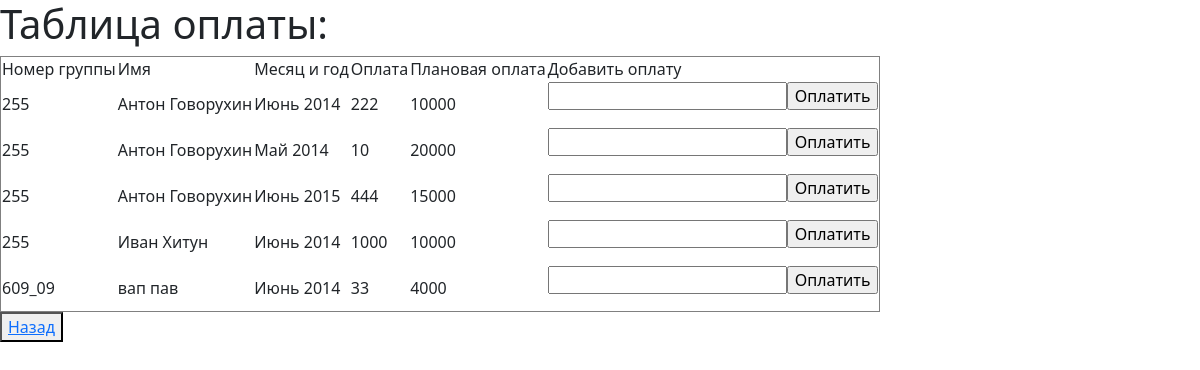
The app's page /payment_show.php (signed in) with its own data.
### tables this page shows
CREATE TABLE `plan` (
  `id` int(10) NOT NULL COMMENT 'ID',
  `month` varchar(255) NOT NULL COMMENT 'Месяц',
  `year` int(10) NOT NULL COMMENT 'Год',
  `plan` int(10) NOT NULL COMMENT 'Плановая оплата',
  `id_class` int(10) UNSIGNED NOT NULL COMMENT 'ID группы'
);

CREATE TABLE `class` (
  `id` int(10) UNSIGNED NOT NULL COMMENT 'ID',
  `class` varchar(255) NOT NULL COMMENT 'Группа',
  `id_user` int(10) UNSIGNED NOT NULL COMMENT 'ID пользователя'
);

CREATE TABLE `children` (
  `id` int(10) UNSIGNED NOT NULL COMMENT 'ID',
  `first_name_child` varchar(255) NOT NULL COMMENT 'Имя',
  `last_name_child` varchar(255) NOT NULL COMMENT 'Фамилия',
  `birthday` date NOT NULL COMMENT 'Дата рождения',
  `picture_url` text NOT NULL COMMENT 'Ссылка на изображение',
  `id_class` int(10) UNSIGNED NOT NULL COMMENT 'ID группы'
);

CREATE TABLE `payment` (
  `id` int(10) UNSIGNED NOT NULL COMMENT 'ID',
  `month` varchar(20) NOT NULL COMMENT 'Месяц',
  `year` year(4) NOT NULL COMMENT 'Год',
  `payment` int(10) DEFAULT NULL COMMENT 'Оплата',
  `id_children` int(10) UNSIGNED NOT NULL COMMENT 'ID ребёнка'
);

### payment_show.php (the view, shortened to what this page needs)
<?php
    require "dbconnect.php";
?>
<link href="https://cdn.jsdelivr.net/npm/bootstrap@5.1.3/dist/css/bootstrap.min.css" rel="stylesheet">
<h1>Таблица оплаты:</h1>
<table border='1'>
    <?php
    if ($_GET['class_show'] == NULL and $_GET['child_show'] == NULL and $_GET['month_show'] == NULL
        and $_GET['year_show'] == NULL)
    {
        $result_visit = $conn->query("SELECT *, payment.id AS id_payment FROM plan, class, children, payment WHERE class.id_user=".
        $_SESSION['id']." AND children.id_class = class.id AND payment.id_children = children.id AND
        plan.month = payment.month AND plan.year = payment.year AND plan.id_class = class.id");
    }
    echo '<tr><td>Номер группы</td><td>Имя</td><td>Месяц и год</td><td>Оплата</td><td>Плановая оплата</td><td>Добавить оплату</td></tr>';
    while ($row = $result_visit->fetch()) {
        echo '<tr>';
        echo '<td>' . $row['class'] . '</td><td>' . $row['first_name_child'] .
            " ". $row['last_name_child']. '</td><td>'.
            $row['month'] . " ". $row['year'] . '</td><td>'.
            $row['payment'] . '</td><td>'. $row['plan'] .'</td><td> <form method="get" action="payment_mark.php"><input type="text"
            name="payment"><input type="submit" value="Оплатить"><input type="hidden" name="id" value="'.
            $row['id_payment'].'"><input type="hidden" name="class" value="'.
            $_GET['class_show'].'"><input type="hidden" name="child" value="'.
            $_GET['child_show'].'"><input type="hidden" name="month" value="'.
            $_GET['month_show'].'"><input type="hidden" name="year" value="'.
            $_GET['year_show'].'"></form></td>';
        echo '</tr>';
    }
    ?>
</table>
<button ><a href="index.php?page=payment"/>Назад</button>

### records on screen
plan: id_class.class "255", children.first_name_child "Антон", children.last_name_child "Говорухин", payment.month "Июнь", payment.year "2014", payment.payment "222", plan "10000", children.first_name_child "Иван", children.last_name_child "Хитун", payment.payment "1000"
plan: id_class.class "255", children.first_name_child "Антон", children.last_name_child "Говорухин", payment.month "Май", payment.year "2014", payment.payment "10", plan "20000"
plan: id_class.class "255", children.first_name_child "Антон", children.last_name_child "Говорухин", payment.month "Июнь", payment.year "2015", payment.payment "444", plan "15000"
plan: id_class.class "609_09", children.first_name_child "вап", children.last_name_child "пав", payment.month "Июнь", payment.year "2014", payment.payment "33", plan "4000"
